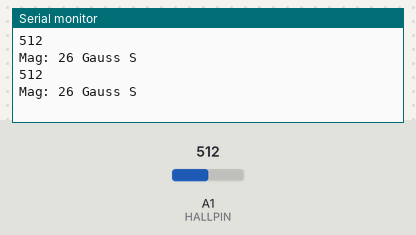
A sketch run on a simulated Arduino Uno, built with avr-gcc and run on an emulated ATmega328P. Shown: the last lines printed to the serial monitor. The inputs (shaded band) are chosen by the test bench; at power-on: A1 (HALLPIN) = 512.

Above: at 2.8 s.
2.9 s: A1 (HALLPIN) set to 306
At 3.6 s:
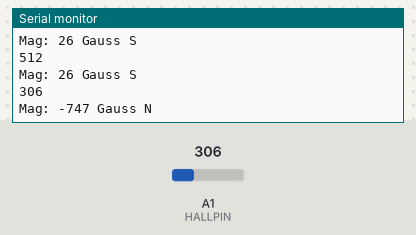
5.5 s: A1 (HALLPIN) set to 122
At 6.8 s:
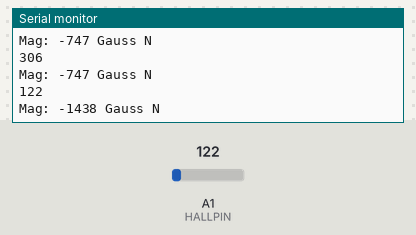
Timing chart, 0 to 8.5 s (numbered marks = the images above; inputs shaded):
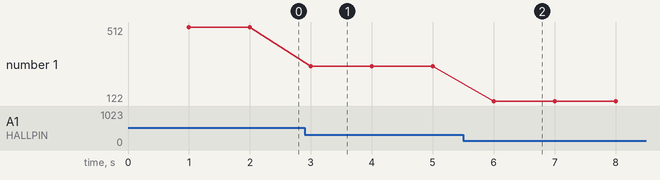

The sketch:

sketch.ino
```cpp
#define HALLPIN 1
#define NOFIELD 505L
#define TOMILLIGAUSS 3756L

int analogReading = 0;

void setup()
{
	Serial.begin(9600);
	pinMode(HALLPIN, INPUT);
}

void measureGauss()
{
	analogReading = analogRead(HALLPIN);
	Serial.println(analogReading);

	long compensated = analogReading - NOFIELD;
	long gauss = compensated * TOMILLIGAUSS / 1000;

	Serial.print("Mag: ");
	Serial.print(gauss);
	Serial.print(" Gauss");

	if (gauss > 0)
		Serial.print(" S");
	else if (gauss < 0)
		Serial.print(" N");

	Serial.println();
}

void loop() {
	delay(1000);
	measureGauss();
}
```

Measured:
- after the input at 2.9 s, the serial monitor: prints a new line after 0.10 s (image 1)
- after the input at 5.5 s, the serial monitor: prints a new line after 0.50 s (image 2)
- plotted number 1: 512 → 306 after the input at 2.9 s, 306 → 122 after the input at 5.5 s
